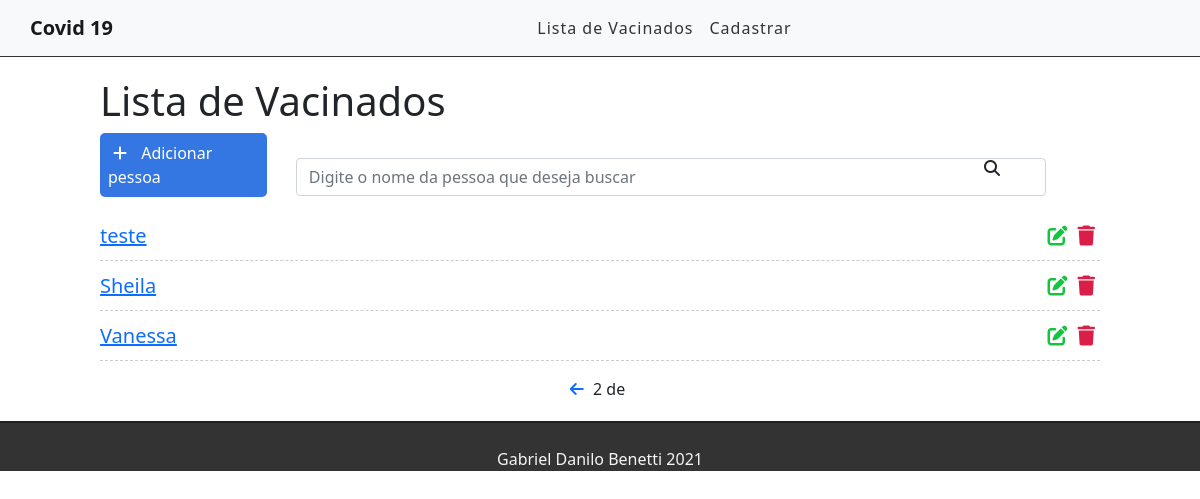
Screenshot of /?page=2 with the database file from the repository.
### cadastro/models.py (models this page shows, shortened)
class Cadastro(models.Model):
    nome = models.CharField('Nome',max_length=255)
    idade = models.CharField('Idade', max_length=255)
    data = models.CharField('Data', max_length=255)
    numero_da_dose = models.CharField('Numero da Dose', max_length=255)
    created_at = models.DateTimeField(auto_now_add=True)
    updated_at = models.DateTimeField(auto_now=True)

### cadastro/views.py (the view)
# urls.py: path('', views.listaVacinados, name='vacinados-list'),
def listaVacinados(request):
    cadastro_list = Cadastro.objects.all().order_by('-created_at')
    paginator = Paginator(cadastro_list, 3)
    page = request.GET.get('page')
    cadastro = paginator.get_page(page)
    return render(request, 'cadastro/list.html', {'cadastro' : cadastro} )

### cadastro/templates/cadastro/list.html (shortened to what this page needs)
{% extends 'base.html' %}
{% block content %}
<div class="offset-1 col-10 list-div">
    <h1>Lista de Vacinados</h1>
    <a id="add-link" href="novocadastro/">
        <div class="col-2 add-div">
            <i class="fas fa-plus"></i> Adicionar pessoa
        </div>
    </a>
    <div class="col-9 search-div">
        <input class="form-control" type="text" id="search" name="search" placeholder="Digite o nome da pessoa que deseja buscar">
        <i class="fas fa-search"></i>
    </div>
    <ul class="vacinados-list">
        {% for cadastro in cadastro%}
        <li class="vacinados-item">
            <span><a href="/cadastro/{{cadastro.id}}">{{cadastro.nome}}</a></span>
            <a href="/delete/{{cadastro.id}}" class="delete-btn"><span><i class="fas fa-trash"></i></span></a>
            <a href="/edit/{{cadastro.id}}"><span><i class="fas fa-edit"></i></span></a>
        </li>
        {% endfor %}
    </ul>
    <div class="pagination">
        <span class="step-links">
            {% if cadastro.has_previous %}
                <a href="?page={{ cadastro.previous_page_number }}"><i class="fas fa-arrow-left"></i></a>
            {% endif %}
            <span class="current">
                {{ cadastro.number }} de {{ cadastro.paginatior.num_pages}}
            </span>
        </span>
    </div>
</div>
{% endblock %}

### cadastro/static/css/style.css (style rules this page uses)
#add-link { text-decoration: none; }
.add-div { background-color: #3476e2; cursor: pointer; display: inline-block; color: #FFF; padding: 8px; border-radius: 5px; margin-right: 25px; }
.fas.fa-plus { color: #FFF; margin-right: 10px; margin-left: 5px; }
.fas.fa-search { position: absolute; top: 160px; right: 200px; cursor: pointer; }
.search-div { padding: 0; margin-top: 15px; margin-bottom: 15px; display: inline-block; }
.list-div { padding: 0; }
.vacinados-list { padding-left: 0; }
.vacinados-item { list-style: none; font-size: 20px; height: 50px; padding-top: 10px; border-bottom: 1px dashed #CCC; }
.fas.fa-trash { color: #db1e47; cursor: pointer; margin: 5px; font-size: 20px; float: right; }
.fas.fa-edit { color: #13c43f; cursor: pointer; margin: 5px; font-size: 20px; float: right; }
.pagination { margin-bottom: 20px; }
.step-links { position: relative; margin-left: auto; margin-right: auto; }
.step-links .current { margin-left: 5px; margin-right: 5px; }

### rows the page displays
Cadastro: nome "teste"
Cadastro: nome "Sheila"
Cadastro: nome "Vanessa"

### other values shown
{{ cadastro.number }} "2"
